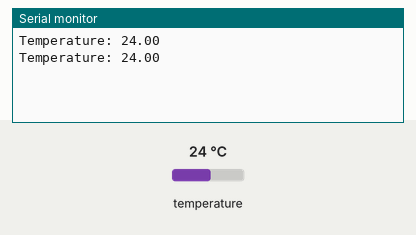
This sketch was run on a simulated Arduino Uno, built with avr-gcc and run on an emulated ATmega328P. Shown: the last lines printed to the serial monitor. Wiring (inferred from the names in the program): TMP102 temperature sensor at I2C address 0x49. Inputs (shaded band) come from the test bench; at power-on: temperature 24 °C.

Above: at 2.8 s.
2.9 s: temperature set to 12 °C
At 5.3 s:
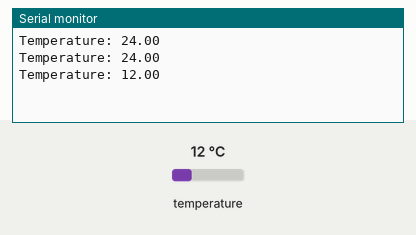
5.6 s: temperature set to 19 °C
At 7.0 s:
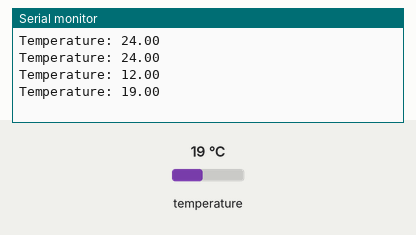
Timing chart, 0 to 8.6 s (numbered marks = the images above; inputs shaded):
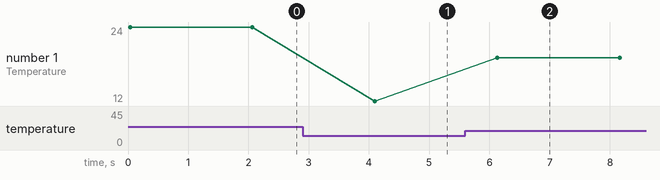

Measured:
- after the input at 2.9 s, the serial monitor: prints a new line after 1.2 s (image 1)
- after the input at 5.6 s, the serial monitor: prints a new line after 0.53 s (image 2)
- plotted number 1: 24 → 12 after the input at 2.9 s, 12 → 19 after the input at 5.6 s

The sketch:

TMP102.ino
```cpp
#include <Wire.h>

#define TEMPERATURE_REGISTER 0x00
#define CONFIG_REGISTER 0x01
#define T_LOW_REGISTER 0x02
#define T_HIGH_REGISTER 0x03
#define _address 0x49

uint8_t registerByte[2];
uint8_t rByte;

void setup() {
  Serial.begin(9600);
  Wire.begin();


  Wire.beginTransmission(_address);
  Wire.write(T_HIGH_REGISTER);   // Point to T_HIGH register
  Wire.write(0x7F);  // Write first byte
  Wire.write(0xF0);  // Write second byte
  Wire.endTransmission();
  //127.9375

  Wire.beginTransmission(_address);
  Wire.write(T_LOW_REGISTER);   // Point to T_HIGH register
  Wire.write(0x7E);  // Write first byte
  Wire.write(0x00);  // Write second byte
  Wire.endTransmission();
  //126


  Wire.beginTransmission(_address); // Connect to TMP102
  Wire.write(CONFIG_REGISTER); // Open specified register
  Wire.endTransmission();

  Wire.requestFrom(_address, 2);  // Read two bytes from TMP102
  Wire.endTransmission();
  registerByte[0] = (Wire.read());  // Read first byte
  registerByte[1] = (Wire.read());  // Read second byte
  rByte = registerByte[0];
  rByte &= 0xFD;
  rByte |= 2;

  rByte |= 0x01;  //sleep

  Wire.beginTransmission(_address);
  Wire.write(CONFIG_REGISTER);  // Point to configuration register
  Wire.write(rByte);     // Write byte to register
  Wire.endTransmission();       // Close communication with TMP102
  //interrupt regim
}

void loop() {
  Wire.beginTransmission(_address); // Connect to TMP102
  Wire.write(CONFIG_REGISTER); // Open specified register
  Wire.endTransmission();

  Wire.requestFrom(_address, 2);  // Read two bytes from TMP102
  Wire.endTransmission();
  rByte = (Wire.read());  // Read first byte
  registerByte[1] = (Wire.read());  // Read second byte

  rByte |= 0x80;  //OS->1

  Wire.beginTransmission(_address);
  Wire.write(CONFIG_REGISTER);  // Point to configuration register
  Wire.write(rByte);     // Write byte to register
  Wire.endTransmission();       // Close communication with TMP102


  delay(30);

  float temperature;

  Wire.beginTransmission(_address); // Connect to TMP102
  Wire.write(TEMPERATURE_REGISTER); // Open specified register
  Wire.endTransmission(); // Close communication with TMP102

  int16_t digitalTemp;

  Wire.requestFrom(_address, 2);  // Read two bytes from TMP102
  Wire.endTransmission();
  registerByte[0] = (Wire.read());  // Read first byte
  registerByte[1] = (Wire.read());  // Read second byte

  {
    // Combine bytes to create a signed int
    digitalTemp = ((registerByte[0]) << 4) | (registerByte[1] >> 4);
    // Temperature data can be + or -, if it should be negative,
    // convert 12 bit to 16 bit and use the 2s compliment.

//    digitalTemp=0xff0;
    if (digitalTemp > 0x7FF)
    {
      digitalTemp |= 0xF000;
    }
  }
  // Convert digital reading to analog temperature (1-bit is equal to 0.0625 C)
  temperature = digitalTemp * 0.0625;

//Smallint


  Serial.print("Temperature: ");
  Serial.println(temperature);
  Serial.println();
  delay(2000);
}
```
